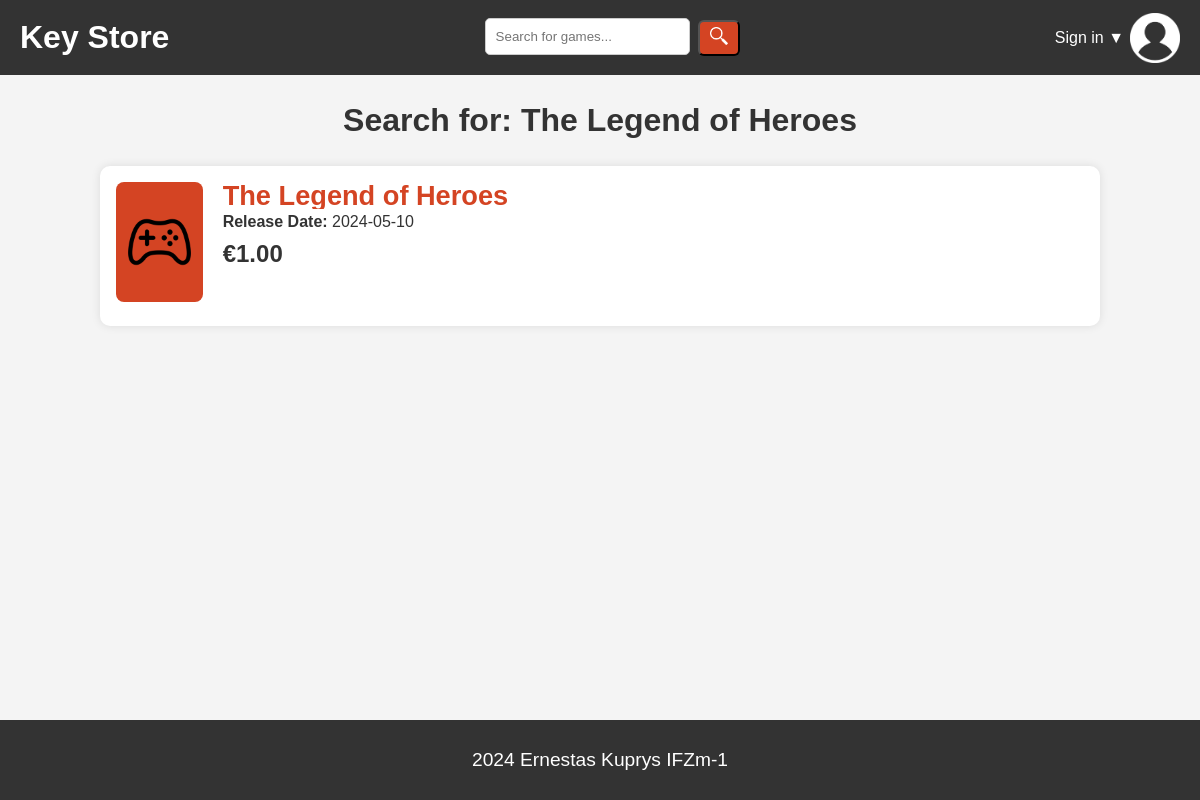
The app's page /search.php?s=The Legend of Heroes with its own data.
### tables this page shows
CREATE TABLE `game` (
  `id_game` int(11) NOT NULL,
  `title` varchar(255) NOT NULL,
  `description` text NOT NULL,
  `release_date` date NOT NULL
);

### src/include/functions.php (called while the page is built, shortened)
<?php
function SearchForGames($search)
{
	$db = mysqli_connect(DB_SERVER, DB_USER, DB_PASS, DB_NAME);
	$sql = "SELECT g.*,
               (SELECT MIN(gk.price)
                FROM game_key gk
                WHERE gk.id_game = g.id_game
                  AND gk.status = 'available') AS price
        FROM game g
        WHERE g.title LIKE ?";
	$stmt = $db->prepare($sql);
	$search = "%" . $search . "%";
	$stmt->bind_param("s", $search);
	$stmt->execute();
	$result = $stmt->get_result();
	return $result;
}

### src/search.php (the view, shortened to what this page needs)
<?php
include('include/functions.php');
?>
<?php
$search = "";
if (isset($_GET["s"])) {
    $search = $_GET["s"];
    $search_list = SearchForGames($search);
}
?>
<body>
    <?php include('include/header.php'); ?>
    <h1 class="page-title">Search for: <?php echo $search; ?></h1>
    <div>
        <?php while ($game = $search_list->fetch_assoc()): ?>
            <div class="box-search">
                <div>
                    <a href="details.php?g=<?php echo $game['id_game']; ?>">
                        <img src="./images/logo1.png" class="game-search-cover" alt="Game Cover">
                    </a>
                </div>
                <div class="game-search-details">
                    <a href="details.php?g=<?php echo $game['id_game']; ?>" class="game-serach-title" alt="Game Cover"
                        loading="lazy">
                        <p class="game-serach-title"><?php echo $game["title"]; ?></p>
                    </a>
                    <div>
                        <p><strong>Release Date:</strong> <?php echo $game["release_date"]; ?></p>
                        <p class="game-serach-price">
                            <strong><?php echo isset($game["price"]) ? '€' . $game["price"] : 'n/a'; ?></strong>
                        </p>
                    </div>
                </div>
            </div>
        <?php endwhile; ?>
    </div>
    <?php include('include/footer.php'); ?>
</body>
</html>

### src/include/style.css (style rules this page uses)
:root { --color1: #4a4a4a; --color2: #333; --color3: white; --color4: #f4f4f9; --color_primary: #d44423; --color_primary_hover: #963019; --color_secondary: #f2a900; }
* { margin: 0; padding: 0; box-sizing: border-box; }
body { font-family: Arial, sans-serif; margin: 0; padding: 0; background-color: #f4f4f4; color: #333; line-height: 1.6; display: flex; flex-direction: column; min-height: 100vh; }
.page-title { padding: 20px; max-width: 1200px; margin: 0 auto; }
.box-search { display: flex; flex-direction: row; gap: 20px; margin: 0 auto; max-width: 1000px; width: 100%; background-color: var(--color3); padding: 16px; border-radius: 10px; box-shadow: 0 0 10px rgba(0, 0, 0, 0.1); margin-bottom: 20px; }
.game-search-cover { background-color: var(--color_primary); padding: 10px; max-width: 120px; max-height: 120px; border-radius: 8px; overflow: hidden; object-fit: cover; }
.game-search-details { flex-grow: 1; margin: 0; }
.game-serach-title { color: var(--color_primary); text-decoration: none; max-width: 1000px; width: 100%; display: block; box-sizing: border-box; line-height: 1; font-weight: bold; font-size: 1.7rem; overflow: hidden; display: -webkit-box; line-clamp: 2; -webkit-line-clamp: 2; -webkit-box-orient: vertical; }
.game-serach-price { font-size: 1.5rem; align-self: flex-end; }

### records on screen
game: title "The Legend of Heroes", release_date "2024-05-10", price "1.00"

### other values on screen
$search "The Legend of Heroes"
